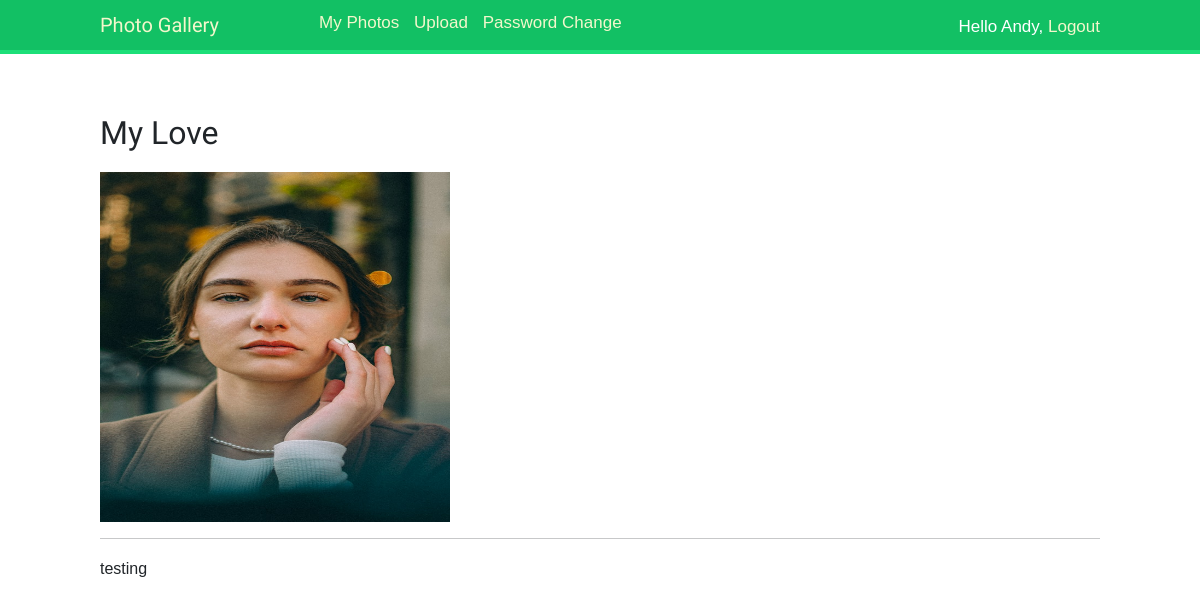
Page /photo/6/my-love/ (signed in) on the committed database.
### photos/models.py (models this page shows, shortened)
class Photo(models.Model):
    user = models.ForeignKey(User,on_delete=models.CASCADE, db_index=True)
    album = models.ForeignKey(Album,on_delete=models.CASCADE, related_name ='photo')
    title = models.CharField(max_length=200,blank = False, db_index=True)
    description = models.TextField(blank = True)
    image = models.ImageField(blank = False,upload_to = 'photo/%Y/%m/%d')
    slug = models.SlugField(max_length=200, unique=True)
    created = models.DateField(auto_now_add=True)

### photos/views.py (the view)
# urls.py: path('photo/<int:id>/<str:slug>/',views.photo_detail,name='detail'),
@login_required()
def photo_detail(request,id,slug):
    photo = get_object_or_404(Photo,id=id,slug=slug)
    return render(request,'photo_album/detail.html',{'photo':photo})

### photos/templates/photo_album/detail.html (shortened to what this page needs)
{% extends 'base.html' %}
{% load static %}
{% block content %}
<div>
    <h2>{{photo.title}}</h2>
    <img src="{{photo.image.url}}" alt="" width="350px" height="350px">
    <hr>
    <p>{{photo.description}}</p>
</div>
{% endblock content %}

### photos/templates/base.html (shortened to what this page needs)
{% load static %}
<!DOCTYPE html>
<html lang="en">
<head>
  <link href="https://cdn.jsdelivr.net/npm/bootstrap@5.2.2/dist/css/bootstrap.min.css" rel="stylesheet">
  <link href="{% static "css/styles.css" %}" rel="stylesheet">
</head>
<body>
  <div id="header">
    <span class="logo">Photo Gallery</span>
      {% if request.user.is_authenticated %}
        <ul class="menu">
            <a href="{% url "photo:photo_list" %}">My Photos</a>
            <a style="padding-left:10px" href="{% url 'photo:upload' %}">Upload</a>
            <a style="padding-left:10px" href="{% url 'photo:password_change' %}">Password Change</a>
        </ul>
      {% endif %}
    <span class="user">
      {% if request.user.is_authenticated %}
         Hello {{ request.user.first_name }},
         <a href="{% url 'photo:signout' %}">Logout</a>
      {% else %}
         <a href="{% url 'photo:register' %}">Create Account</a>
         <a style="padding-left:10px" href="{% url 'photo:signin' %}">Sign in</a>
      {% endif %}
    </span>
  </div>
<div id="content">
  {% block content %}
  {% endblock %}
</div>
</body>
</html>

### photos/static/css/styles.css (style rules this page uses)
body { margin:0; padding:0; font-family:helvetica, sans-serif; }
p { line-height: 1.8; }
a { color:#12c064; text-decoration:none; }
h1, h2, h3, h4, h5 , h6 { font-family: 'Muli', sans-serif; font-weight:normal; }
h2 { margin:30px 0 20px; }
#header { padding:10px 100px; font-size:14px; background:#12c064; color:#fff; border-bottom:4px solid #1cdf78; overflow:auto; }
#header .logo { font-family: 'Muli', sans-serif; float:left; color:#f3f7cc; font-size:20px; margin-right:10%; }
#header ul.menu { list-style:none; float:left; margin:0; padding:0; font-size: 17px; }
#header a { color:#f3f7cc; }
#header .user { float:right; padding-top:4px; font-size: 17px; }
#content { padding:30px 100px; }

### rows in the picture
Photo: title "My Love", image (picture), description "testing"

### other values in the picture
{{ request.user.first_name }} "Andy"
